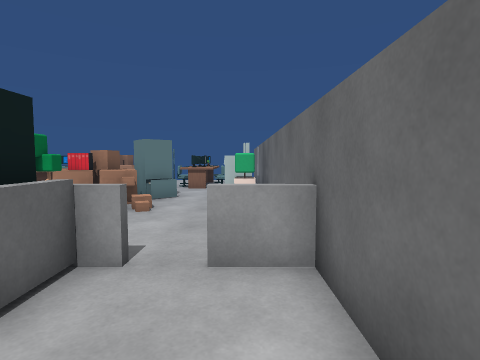
view 1 (above)

24 first-person views from a walk through a scene from a Unity 3-D project. The camera is 1.3 m above the floor, tilts 4° down and sees 80° across. The floor is counted in squares, 1 m on a side. Each view is taken from the middle of a square. On the plan, view 1 faces up. The plan holds only what a view shows up to about 13 squares ahead; the rest is blank. The place goes on beyond the plan. The player is left out. Door leaves are left out, so doorways stand open.

view 2
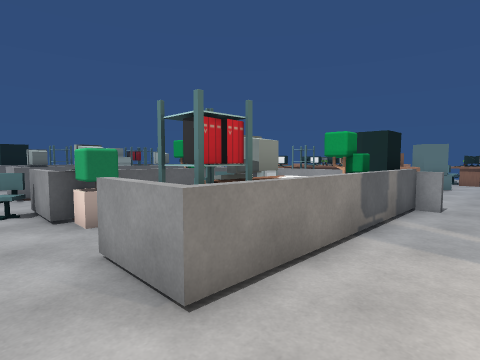

view 3
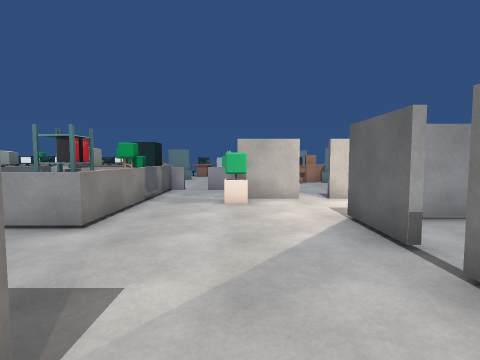

view 4
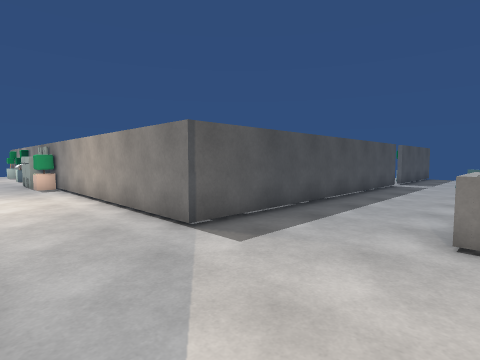

view 5
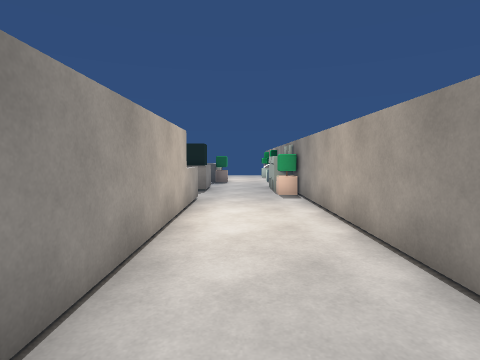

view 6
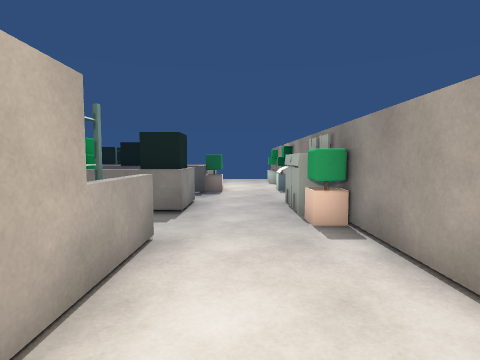

view 7
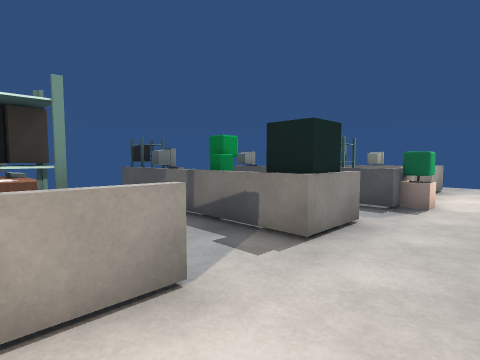

view 8
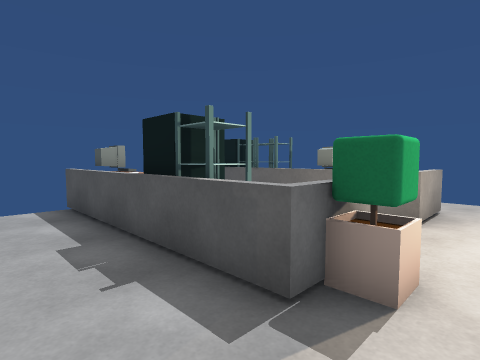

view 9
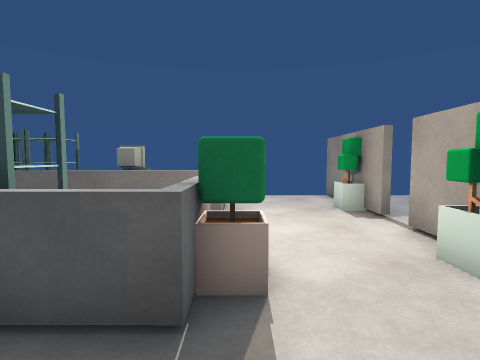

view 10
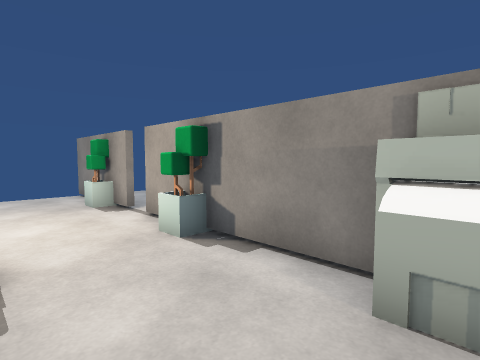

view 11
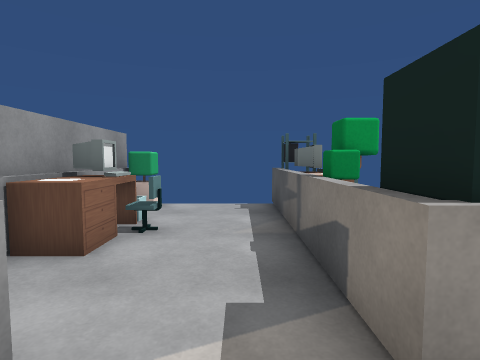

view 12
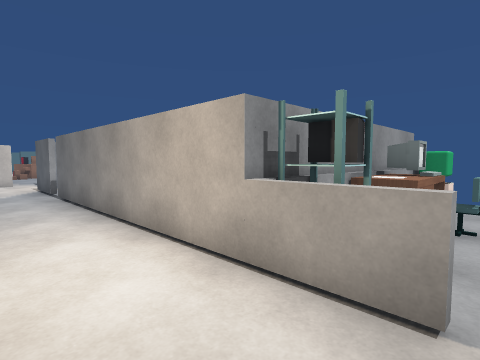

view 13
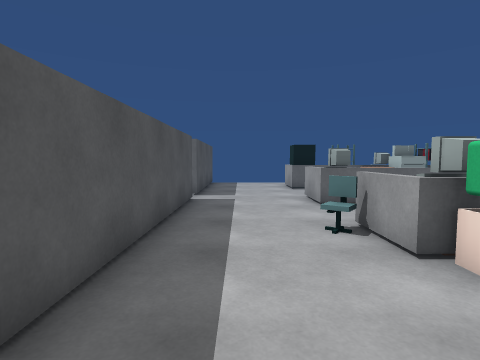

view 14
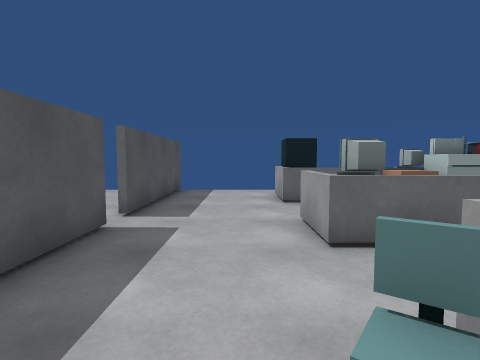

view 15
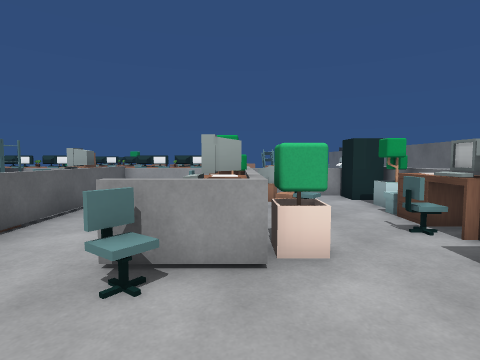

view 16
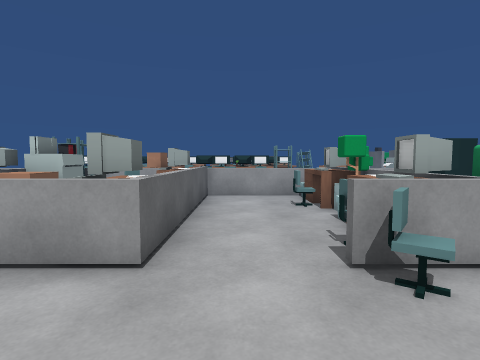

view 17
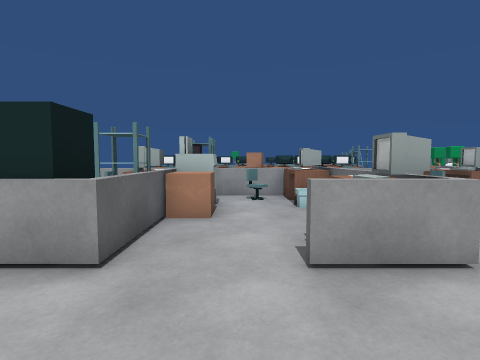

view 18
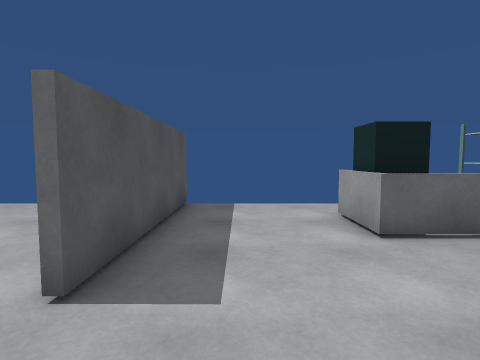

view 19
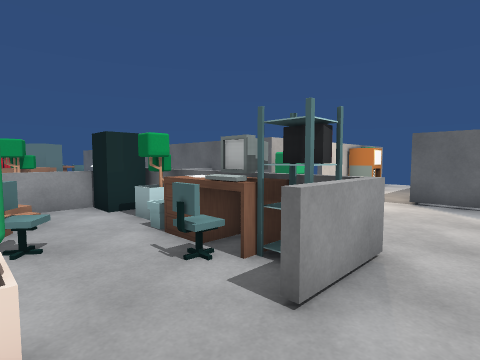

view 20
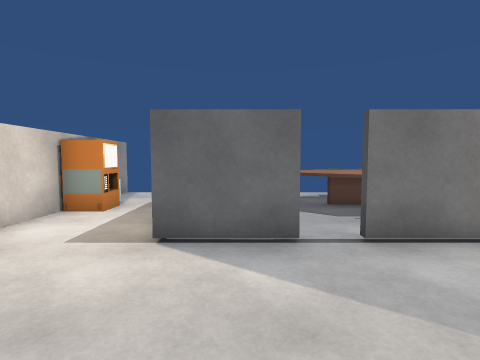

view 21
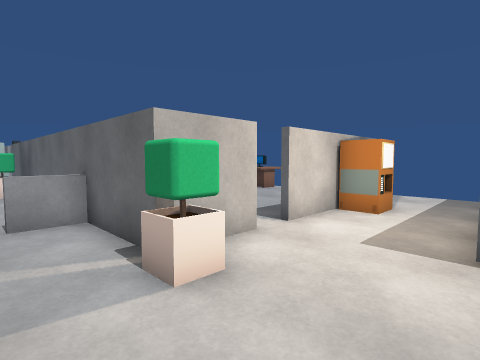

view 22
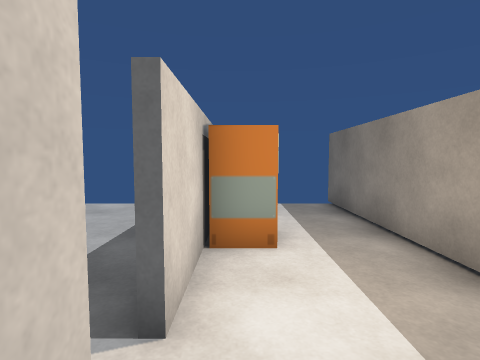

view 23
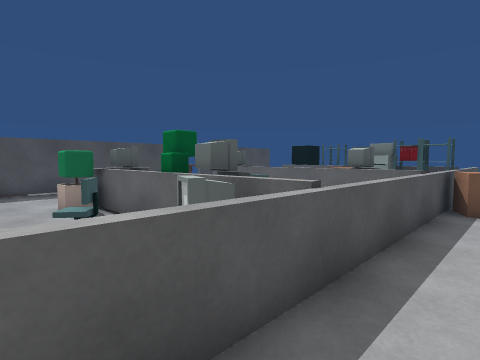

view 24
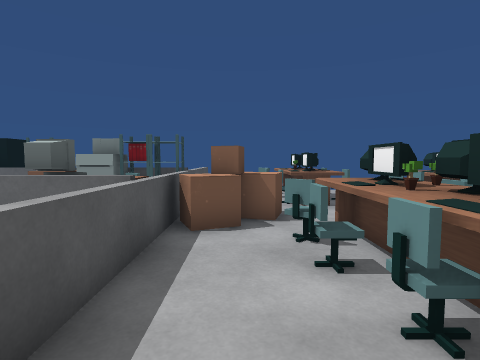

### Floor plan
Points are (right, up) in squares from view 1. A wall is a line through its corners. A room is listed if a view was taken in it or the views show most of it. See-through windows are left out.
Room 1 (views 1, 2, 4, 13, 14, 15, 16, 17, 18, 19, 20, 21, 22)
walls: (-5.8, -3.3) (-6.5, -3.3) (-6.5, -2.6) (-5.8, -2.6) (-5.8, -3.3); (-6.6, -3.7) (-8.8, -3.7); (-2.2, -3.5) (-2.2, -1.9); (-6.9, -0.4) (-6.9, 0.4); (-2.2, -0.4) (-2.2, 2.6); (-8.8, -3.5) (-7, -3.5); (-6.7, 0.6) (-6.7, -0.4); (-6.9, 2.4) (-6.9, 3.4); (1.2, -0.5) (0.5, -0.5) (0.5, 0.2); (-6.7, 3.5) (-6.7, 2.4); (-2, 3.4) (-2, -3.7) (-4, -3.7); (3.4, -5) (3.4, -2.6); (-12.5, -7.6) (-0.2, -7.6); (3.1, 0.5) (0.9, 0.5) (0.9, 4); (-11.2, 3.4) (-11.2, -3.7) (-13.2, -3.7); (5, -2.6) (10.6, -2.6); (-15.7, -2.5) (-15.7, -3.7) (-17.5, -3.7); (7.1, 0.5) (4, 0.5); (-19.5, -7.6) (-13.4, -7.6); (10.6, 0.5) (9.7, 0.5)
low walls: (-5.8, -3.2) (-5.8, -2.6); (-3.3, 3.4) (-5.5, 3.4); (-6.9, 3.4) (-11.2, 3.4); (1.2, -0.5) (1.2, 0.1) (0.5, 0.1); (1, 3.4) (-0.5, 3.4)
ways out: opening at (1.5, -7.5) to room 2; opening at (-6, 3.5) to room 3; open door at (-1, 3.5) to room 3; opening at (-18.5, -5) to room 4; opening at (-14.5, -3.5) to room 4; open door at (-13, -8); open door at (3.5, -5.5); open door at (3.5, 1)
objects: other object (-8, -3) to (-7, -2); other object (-8, 1) to (-7, 2); other object (-6, 0); other object (-6, 2); other object (-4, -2); other object (-3, -3); other object (-3, -2); plant (-3, 1); other object (-3, 2) to (-3, 3); other object (6, 0); other object (7, 0)
Room 2 (views 3, 5, 6, 7, 8, 9, 10, 11, 12)
walls: (3.4, -19.5) (3.4, -19) (10.6, -19); (2.7, -24.4) (2.7, -23.7) (3.5, -23.7); (3.4, -25.1) (3.4, -23.1) (10.6, -23.1); (-0.2, -20.7) (-0.2, -26.4); (3.4, -16.7) (3.4, -5.9); (5, -14.7) (4.3, -14.7); (3.3, -27.4) (4.5, -27.4); (5.7, -14.7) (5.1, -14.7); (6.5, -14.7) (6, -14.7); (-0.2, -27.4) (-0.2, -31.5); (9, -14.7) (7.3, -14.7); (3.4, -29.4) (3.4, -28.4); (10.3, -14.9) (4.3, -14.9); (10.6, -14.7) (9.7, -14.7); (-0.2, -7.6) (-0.2, -18.4)
low walls: (2.8, -24.3) (3.5, -24.3)
ways out: opening at (1.5, -7.5) to room 1; open door at (0, -27)
objects: printer (0, -21) to (1, -20); printer (0, -19) to (1, -19); other object (4, -28) to (6, -28); other object (4, -20); other object (4, -15); plant (6, -20); other object (6, -16) to (8, -15); other object (7, -28) to (8, -28); other object (8, -20) to (9, -20); other object (9, -29) to (10, -29); other object (9, -28); other object (10, -20)
Room 3 (views 23, 24)
walls: (-11.4, 2.6) (-11.4, 3.6); (0.9, 4) (0.9, 13.4)
low walls: (-11.4, 3.6) (-6.4, 3.6); (-5.5, 3.6) (-4, 3.6); (-19.3, 3.6) (-13.4, 3.6)
ways out: opening at (-6, 3.5) to room 1; open door at (-1, 3.5) to room 1
objects: table (-19, 6) to (-15, 8); other object (-18, 6); other object (-16, 6); other object (-16, 9); table (-16, 10) to (-15, 11); box (-14, 5) to (-13, 5); box (-14, 6) to (-13, 6); box (-13, 4) to (-12, 4); table (-12, 6) to (-9, 8); other object (-11, 6); other object (-8, 11) to (-7, 11); plant (-5, 5); plant (-5, 7); box (-5, 8) to (-5, 9); other object (-5, 10) to (-4, 10); box (-4, 9); other object (-3, 8); box (-3, 9); other object (-3, 10) to (-2, 11); table (-2, 13) to (-1, 13); printer (-1, 11) to (0, 11); plant (0, 10)
Room 4 (no view inside)
walls: (-15.7, 3.4) (-15.7, -2.5); (-11.4, -3.4) (-11.4, 2.6)
low walls: (-16.5, 3.4) (-19.1, 3.4); (-13.4, 3.4) (-15.7, 3.4)
ways out: opening at (-18.5, -5) to room 1; opening at (-14.5, -3.5) to room 1
objects: other object (-18, -3) to (-17, -3); other object (-17, -1) to (-16, -1); other object (-17, 0) to (-16, 2); box (-15, -1) to (-15, 0); printer (-15, 1) to (-15, 2); other object (-15, 3); other object (-12, -3) to (-12, -2); other object (-12, 1) to (-12, 3)

Where each view was taken, in squares from view 1:
view 1: 0 up, 0 right, facing up
view 2: 5 down, 0 right, facing up-left
view 3: 9 down, 1 right, facing up
view 4: 3 down, 3 right, facing down-left
view 5: 7 down, 2 right, facing down
view 6: 12 down, 2 right, facing down
view 7: 15 down, 1 right, facing down-right
view 8: 21 down, 2 right, facing down-right
view 9: 21 down, 3 right, facing down
view 10: 20 down, 3 right, facing down-left
view 11: 18 down, 2 right, facing right
view 12: 17 down, 1 right, facing up-right
view 13: 6 down, 3 left, facing left
view 14: 5 down, 7 left, facing left
view 15: 7 down, 7 left, facing up
view 16: 7 down, 10 left, facing up
view 17: 7 down, 14 left, facing up
view 18: 6 down, 11 left, facing left
view 19: 5 down, 6 left, facing up-right
view 20: 4 down, 1 left, facing right
view 21: 3 down, 1 left, facing up-right
view 22: 0 up, 2 right, facing right
view 23: 5 up, 4 left, facing down-left
view 24: 5 up, 7 left, facing left
